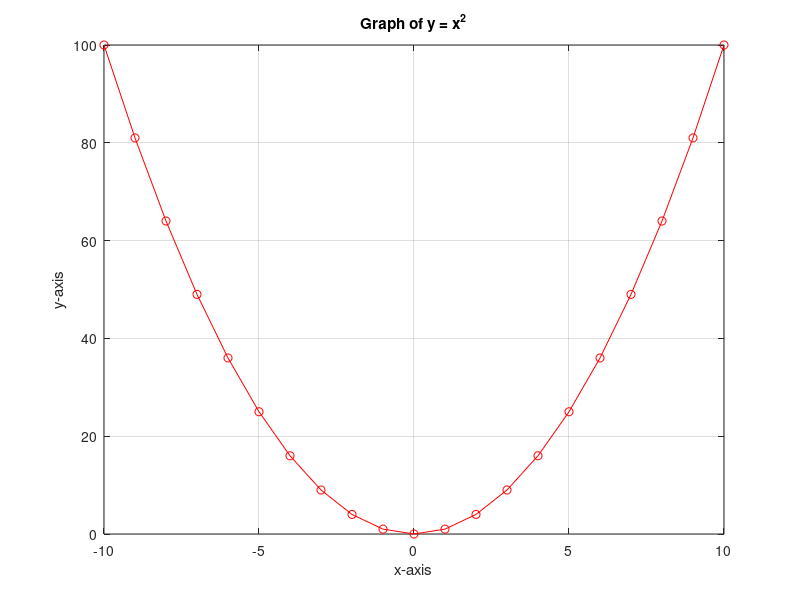

MATLAB code for this plot:
clc;
clear;
x = -10:10; % vector x that goes from -10 to 10
y = x.^2; % vector y where each element is the square of x
figure; % script for new, empty figure window
% Using the plot() function to create a line graph
plot(x, y, 'r-o'); % Plot y vs x with a red solid line and circle markers
% Adding title and labels
title('Graph of y = x^2');
xlabel('x-axis');
ylabel('y-axis');
grid on; % Adds a grid to the plot for easier reading